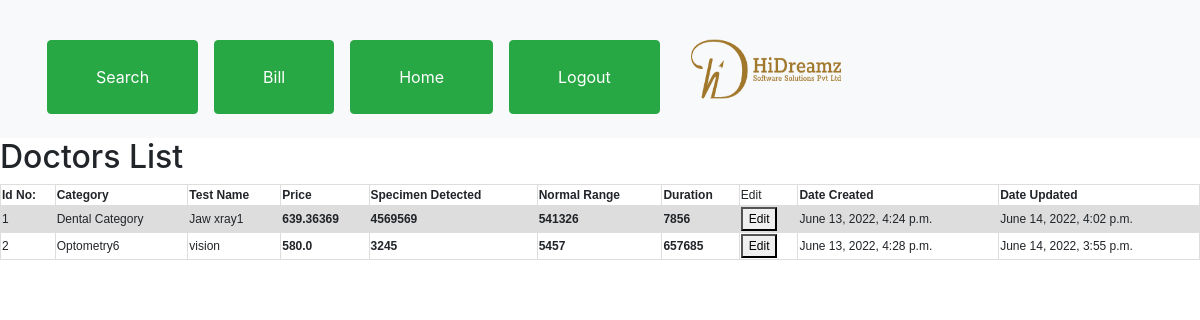
Page /lab/TestList (signed in) on the committed database.
### LabAdmin/models.py (models this page shows, shortened)
class Test(models.Model):
    Test_name=models.CharField(max_length=100)
    Test_price=models.FloatField()
    speciment_det=models.CharField(max_length=100,null=True,blank=True)
    normal_range=models.CharField(max_length=250,null=True,blank=True)
    duration=models.CharField(max_length=55,null=True,blank=True)
    categ=models.ForeignKey(TestCategory,on_delete=models.CASCADE,null=True,blank=True)
    created_at=models.DateTimeField(auto_now_add=True)
    updated_at=models.DateTimeField(auto_now=True)

class TestCategory(models.Model):
    name=models.CharField(max_length=100)
    created_at=models.DateTimeField(auto_now_add=True)
    updated_at=models.DateTimeField(auto_now=True)

### LabAdmin/views.py (the view)
# urls.py: path('TestList',views.TestList,name='TestList'),
@login_required(login_url='Login')
def TestList(request):
    test=Test.objects.all()
    return render(request,'ViewTest.html',{'tst':test,'billsearch':searchbill})

### templates/ViewTest.html (shortened to what this page needs)
{% include 'nav.html' %}
<!DOCTYPE html>
<html>
<head>
</head>
<body>
<h2>Doctors List</h2>
<table>
  <tr>
      <th>Id No: </th>
      <th>Category</th>
    <th>Test Name</th>
    <th>Price</th>
    <th>Specimen Detected</th>
    <th>Normal Range</th>
    <th>Duration</th>
    <td>Edit</td>
    <th>Date Created</th>
    <th>Date Updated</th>
  </tr>
  {% for i in tst %}
  <tr>
    <td>{{i.id}}</td>
    <td>{{i.categ.name}}</td>
    <td>{{i.Test_name}}</td>
    <th>{{i.Test_price}}</th>
    <th>{{i.speciment_det}}</th>
    <th>{{i.normal_range}}</th>
    <th>{{i.duration}}</th>
    <th><a href="{% url 'test_edit' i.id %}"><button>Edit</button></a></th>
    <td>{{i.created_at}}</td>
    <td>{{i.updated_at}}</td>
{% endfor %}
  </tr>
</table>
</body>
</html>

### templates/nav.html (shortened to what this page needs)
{% load static %}
<!doctype html>
<html lang="en">
<head>
    <link rel="stylesheet" href="{% static 'css/bootstrap/bootstrap.min.css' %}">
    <link rel="stylesheet" href="{% static 'css/styles/style.css' %}">
</head>
<body>
    <div class="bills-main">
        <nav class="navbar navbar-light bg-light justify-content-between">
            <div class="d-flex align-items-center">
                <div class="container my-3">
                    <div class="d-flex justify-content-center align-items-center mt-3">
                            {% if user.is_authenticated %}
                            <button class="btn btn-success py-4 px-5 ml-3" data-toggle="modal"
                            data-target="#searchReceiptsModalCenter">
                            Search</button>
                       <a href="{% url 'LabTracksBilling' %}"> <button class="btn btn-success py-4 px-5 ml-3">Bill</button></a>
                       <a href="{% url 'home' %}"> <button class="btn btn-success py-4 px-5 ml-3">Home</button></a>
                        <a href="{% url 'logout' %}"> <button class="btn btn-success py-4 px-5 ml-3">Logout</button></a>
                        {% endif %}
                    </div>
                </div>
                <img class="ml-3" src="{% static 'assets/images/logo.png' %}" width="150" height="70" alt="hidreamz">
            </div>
        </nav>
    </div>
</body>
</html>

### static/css/styles/style.css (style rules this page uses)
th { padding: 1px !important; }
td { padding: 1px !important; }
body { font-size: 12px !important; }

### templates/ViewTest.html (style rules this page uses)
table { font-family: arial, sans-serif; border-collapse: collapse; width: 100%; }
td, th { border: 1px solid #dddddd; text-align: left; padding: 8px; }
tr:nth-child(even) { background-color: #dddddd; }

### rows in the picture
Test: id "1", categ.name "Dental Category", Test_name "Jaw xray1", Test_price "639.36369", speciment_det "4569569", normal_range "541326", duration "7856", created_at "June 13, 2022, 4:24 p.m.", updated_at "June 14, 2022, 4:02 p.m."
Test: id "2", categ.name "Optometry6", Test_name "vision", Test_price "580.0", speciment_det "3245", normal_range "5457", duration "657685", created_at "June 13, 2022, 4:28 p.m.", updated_at "June 14, 2022, 3:55 p.m."
